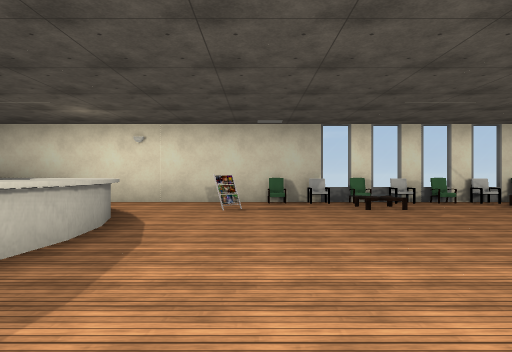
View 1 (above)

16 first-person views from a walk through a scene from a Unity 3-D project. The camera is 1.3 m above the floor, looks level and sees 75° across. Doors are open. The floor is counted in squares, 2 m on a side. Each view is taken from the middle of a square. On the plan, view 1 faces up. The plan holds only what a view shows up to about 10 squares ahead; the rest is blank. The place goes on beyond the plan. The player character is not drawn. Some surface patterns are stand-ins.

View 2
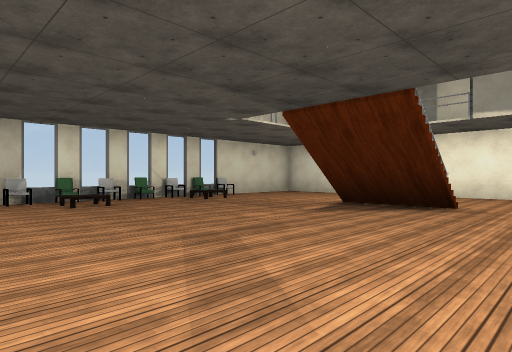

View 3
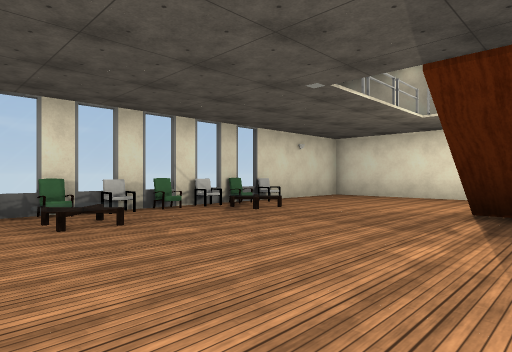

View 4
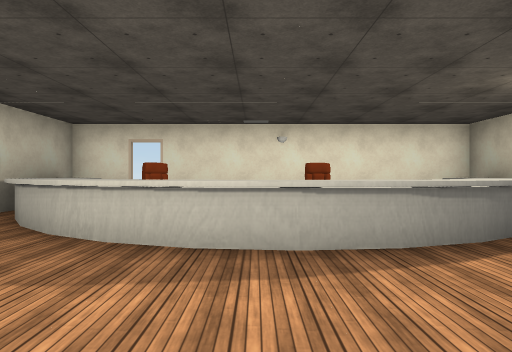

View 5
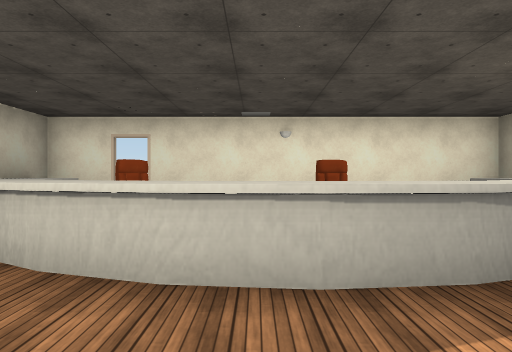

View 6
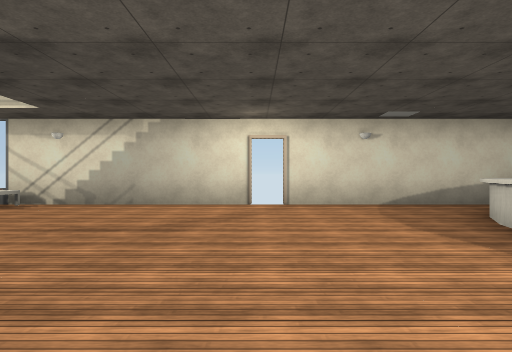

View 7
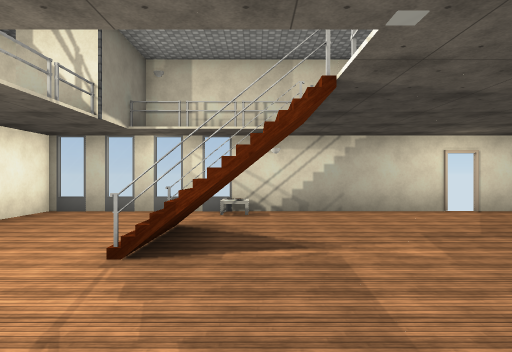

View 8
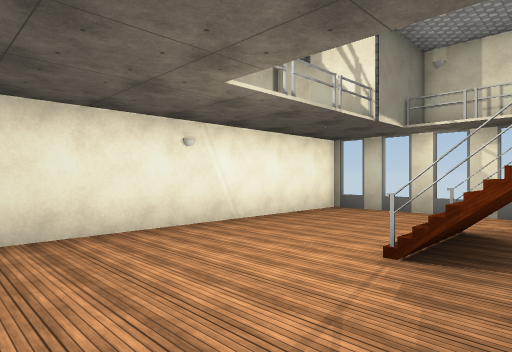

View 9
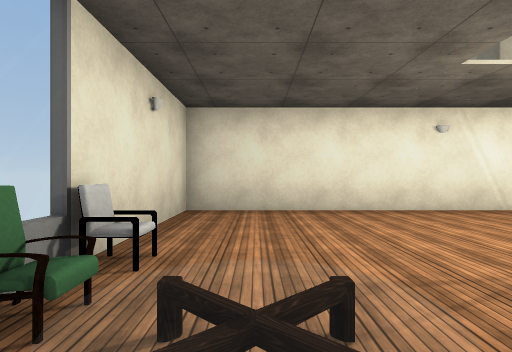

View 10
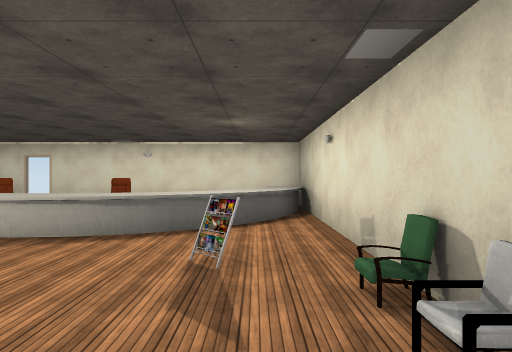

View 11
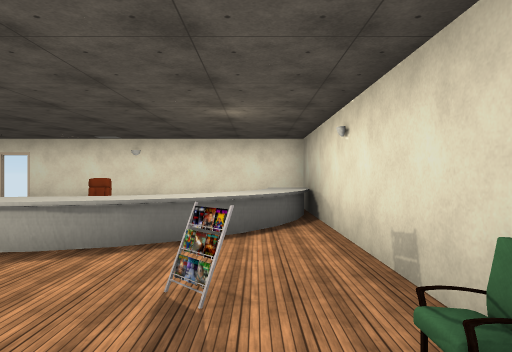

View 12
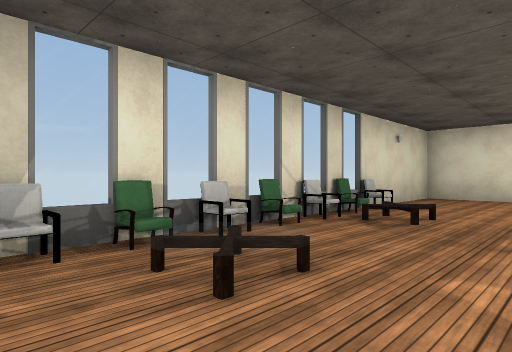

View 13
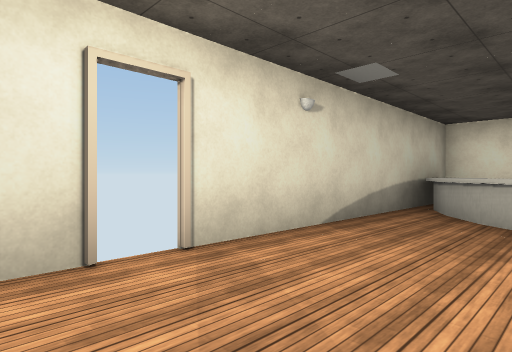

View 14
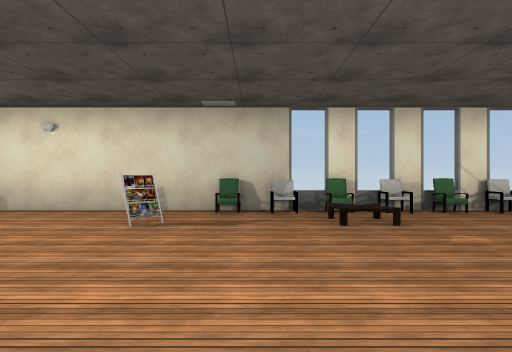

View 15
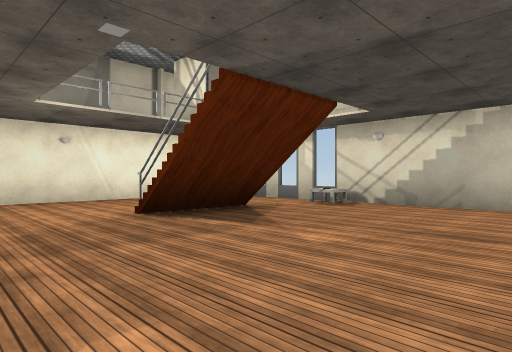

View 16
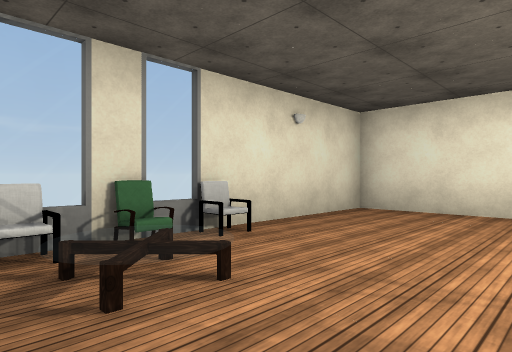

### Floor plan
Key: @ floor where view 1 was taken; # wall or solid block; . main floor; : floor 0.5 m higher than the main floor; / step, stairs or slope; D open door; = window, fence, low wall or low ledge; ^ raised ledge; C chair; R rack; T table.
Columns run from 7 left of view 1 to 12 right of it. Each row starts with its distance up from view 1.
  9          ###########
  8 ^^^#####CCCCCCC....#
  7 #^^^^.R..//..:.....#
  6 #  ^^.R............#
  5 #   ^^.............#
  4 #  C^^.............#
  3 #   ^^.......#/....#
  2 #  C^^......../....#
  1 #  C^.........#...D#
  0 D ^^^..@...........#
 -1 ^^^.....D....TT....#
 -2 ########D######=##=#

Where each view was taken, in squares from view 1:
view 1: 0 up, 0 right, facing up
view 2: 1 down, 0 right, facing up-right
view 3: 2 up, 1 right, facing up-right
view 4: 3 up, 1 right, facing left
view 5: 3 up, 0 right, facing left
view 6: 6 up, 1 right, facing down
view 7: 7 up, 6 right, facing down
view 8: 7 up, 6 right, facing down-right
view 9: 7 up, 5 right, facing right
view 10: 7 up, 3 right, facing left
view 11: 7 up, 2 right, facing left
view 12: 5 up, 1 right, facing up-right
view 13: 1 up, 2 right, facing down-left
view 14: 2 up, 1 right, facing up
view 15: 6 up, 2 right, facing down-right
view 16: 5 up, 5 right, facing up-right
